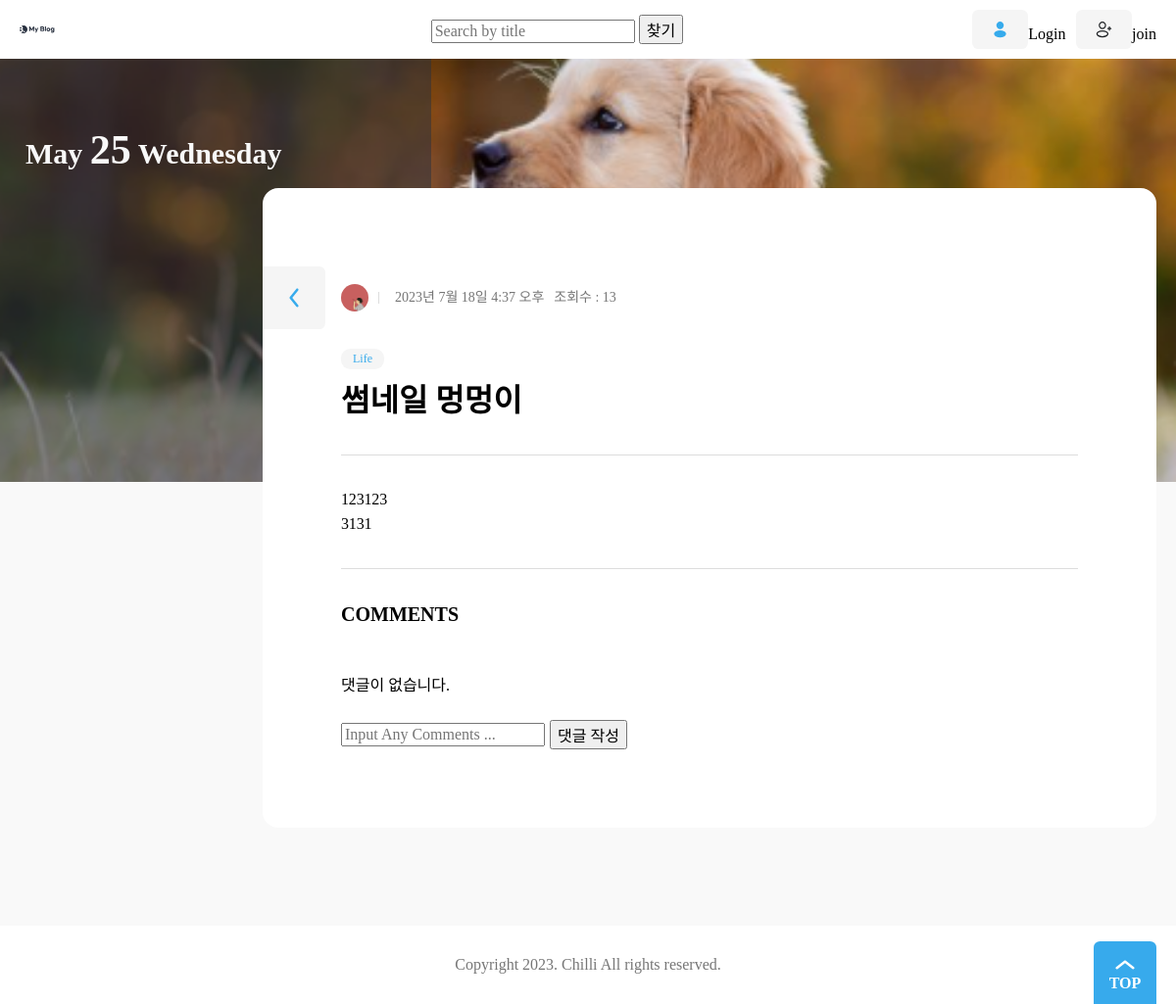
/blog/16/, run on the app's committed database.
### blog/models.py (models this page shows)
class Post(models.Model):
    title = models.CharField(max_length=30)
    content = models.TextField()
    writer = models.ForeignKey(User, on_delete=models.CASCADE)
    status = models.CharField(default='active', max_length=20)
    category = models.CharField(max_length=30)
    thumbnail = models.ImageField(upload_to='blog/media',null=True,blank=True)
    views = models.IntegerField(default=0)
    created_at = models.DateTimeField(auto_now_add=True)
    updated_at = models.DateTimeField(auto_now=True)

### user/models.py (models this page shows)
class Profile(models.Model):
    user = models.OneToOneField('User', on_delete=models.CASCADE)
    name = models.CharField(max_length=50, null=True, blank=True)
    avatarUrl = models.ImageField(upload_to='user/media',null=True)
    aboutMe = models.TextField(null=True, blank=True)
    created_at = models.DateTimeField(auto_now_add=True)
    updated_at = models.DateTimeField(auto_now=True)

### blog/views.py (the view)
# urls.py: path('<int:pk>/', Detail.as_view() , name='detail'),
class Detail(View):
    def get(self, request, pk):
        try:
            post = Post.objects.get(pk=pk)
        except:
            return render(request,'blog/error.html')
        else:
            if post.status == 'active':
                post.views = post.views + 1
                post.save()
                comments = Comment.objects.filter(post=post,status='active')
                comment_form = CommentForm()
                context = {
                    'post': post,
                    'comments': comments,
                    'comment_form': comment_form,
                }
                return render(request,'blog/post_view.html', context)
            return render(request,'blog/error.html')

### blog/forms.py
class CommentForm(forms.ModelForm):
    class Meta:
        model = Comment
        fields = ['content']
        widgets = {
            'content': forms.TextInput(attrs={'placeholder': 'Input Any Comments ...'})
        }

### blog/templates/blog/post_view.html (shortened to what this page needs)
{% extends 'blog/base.html' %}
{% load static %}
{% block content %}
	{% if post.thumbnail %}
	<div class="banner" style="background-image: url({{ post.thumbnail }})">
	{% else %}
	<div class="banner" style="{%static 'blog/images/post-img6.jpg'%}">
	{% endif %}
		<div class="max-width">
			<div class="banner-contents">
				<p class="today">May <em>25</em> Wednesday</p>
			</div>
		</div>
	</div>
	<div class="view">
		<div class="max-width">
			<section class="wrap-box">
				<div class="inner">
					<dl class="author-wrap">
						<dd class="author">
							{% if post.writer.profile.avatarUrl.url %}
								<img src="{{ post.writer.profile.avatarUrl.url }}" alt="" />
							{% else %}
								<img src="{%static 'user/image/basic_profile.jpg'%}" alt=""/>
							{% endif %}
						</dd>
						<dd class="created">{{ post.created_at }}</dd>
						<dd class="views">조회수 : {{ post.views }}</dd>
					</dl>
					<dl class="category">
						<dd>{{ post.category }}</dd>
					</dl>
					<div class="title-wrap">
						<h2>{{ post.title }}</h2>
					</div>
					<hr />
					<div class="view-contents">
						{{ post.content | safe }}
					</div>
					<hr />
					<h3 class='comment_title'>Comments</h3>
					<ul class='post_comments'>
						{% if comments %}
						{% for comment in comments %}
							<li>
								<p>{{ comment.writer }}</p>
								<p>{{ comment.content }}</p>
								<form action="{% url 'blog:cm-delete' pk=comment.pk %}" method="post">
									{% csrf_token %}
									<input type="submit" class="btn btn-outline-success" value="X"></input>
								</form>
							</li>
						{% endfor %}
						{% else %}
							<li>댓글이 없습니다.</li>
						{% endif %}
						</ul>
					<form class='comment_input' style="display: flex; align-items: center;" action="{% url 'blog:cm-write' pk=post.pk %}" method="post">
						{{ comment_form.content }}
						<input style="margin-left: 5px;" type="submit" class="btn btn-outline-success" value="댓글 작성"></input>
					</form>
					<a href="{% url 'blog:list' %}" class="btn-back">
					</a>
				</div>
			</section>
		</div>
	</div>
{% endblock %}

### static/blog/css/global.css (style rules this page uses)
:root { --main-color: rgb(55, 170, 236); --main-rgb: 55, 171, 236; --outline-border: rgb(55, 160, 236); --red-color: rgb(243, 124, 75); --red-rgb: 243, 124, 75; --black-color: #28303f; --white-color: #fff; --gray-color: #767676; --border-color: #ddd; --gray-background-light: #f9f9f9; --gray-background: #f5f5f5; --gray-text: #6f6f6f; --border-radius: 0.4em; }
h1, a, div, p, section, article, input, textarea { box-sizing: border-box; }
a { text-decoration: none; color: inherit; }
html { font-size: 10px; }
body { font-size: 1.6rem; line-height: 1.4; }
input, button { font-size: inherit; font-family: inherit; }
a { border-radius: 0.8rem; overflow: hidden; }
img { vertical-align: bottom; }
body { background: var(--gray-background-light); }
.max-width { width: 1224px; max-width: calc(100% - 4rem); margin: 0 auto; }

### static/blog/css/button.css (style rules this page uses)
.btn-back { width: 6.4rem; height: 6.4rem; border-radius: 0 var(--border-radius) var(--border-radius) 0; background: var(--gray-background) url(../assets/ArrowLeft-blue.svg) no-repeat 50% 50% / 4rem; font-size: 1.6rem; }

### static/blog/css/banner.css (style rules this page uses)
.banner { position: relative; background: url(../assets/background.jpg) no-repeat 50% 50% / cover; height: 27em; margin-bottom: -7em; }
.banner-contents { width: 28rem; padding: 7rem 0 14.5rem; text-align: center; color: var(--gray-background-light); }
.banner-contents::before { content: ""; display: block; position: absolute; top: 0; left: 0; width: calc((100% - 1224px) / 2 + 44rem); height: 100%; background: rgba(40, 48, 63, 0.5); }
.banner-contents > * { position: relative; }
.today { padding-left: 0.8em; font-size: 5rem; font-weight: bold; text-align: left; line-height: 1.1; }
.today em { display: block; font-size: 2em; margin-bottom: -0.15em; }
@media (max-width: 1280px) { .banner-contents::before { width: 44rem; } }
@media (max-width: 1260px) { .today { font-size: 3rem; padding-left: 0.2em; } }
@media (max-width: 1260px) { .today em { display: inline; font-size: 1.4em; } }

### static/blog/css/category.css (style rules this page uses)
.category { display: flex; flex-wrap: wrap; color: var(--main-color); }
.category dd { margin-right: 0.4rem; padding: 0.2rem 1.2rem; border-radius: calc(var(--border-radius) * 2); background: var(--gray-background); font-size: 1.2rem; }

### static/blog/css/author.css (style rules this page uses)
.author-wrap { display: flex; gap: 1rem; color: #767676; font-size: 1.2rem; }
.author-wrap dd { display: flex; align-items: center; gap: 0.6rem; }
.author img { width: 2em; height: 2em; border-radius: 50%; }
.created::before { content: ""; display: block; width: 1px; height: 0.8em; margin-right: 1rem; background: var(--border-color); }

### static/blog/css/wrapbox.css (style rules this page uses)
.wrap-box { position: relative; width: 60rem; max-width: calc(100% - 4rem); margin: -22rem auto 0; padding: 8rem 0; border-radius: var(--border-radius); background: var(--white-color); font-size: 4rem; transition: all 0.3s; }
.wrap-box .inner { width: 39.2rem; max-width: calc(100% - 8rem); margin: 0 auto; font-size: 1.6rem; }
.wrap-box h2 { margin-bottom: 4.8rem; font-size: 3.2rem; font-weight: bold; text-transform: uppercase; }
.wrap-box h3 { margin-bottom: 4.8rem; font-size: 2rem; font-weight: bold; text-transform: uppercase; }
.wrap-box ul { margin-bottom: 2.4rem; }
.mypage .wrap-box, .view .wrap-box, .write .wrap-box { width: 91.2rem; max-width: 100%; margin: -30rem 0 auto auto; padding: 8rem; }
.view .wrap-box .inner, .write .wrap-box .inner { width: 100%; max-width: 100%; }
.wrap-box hr { border: 1px solid var(--border-color); border-width: 1px 0 0 0; margin: 3.2rem 0; }

### static/blog/css/view.css (style rules this page uses)
.view .wrap-box h2 { margin-bottom: 0; }
.view-contents p { font-size: 1.6rem; line-height: 1.6; text-align: justify; letter-spacing: -0.01em; }
.view .wrap-box .author-wrap { height: 6.4rem; font-size: 1.4rem; }
.title-wrap { display: flex; align-items: flex-end; justify-content: space-between; gap: 8rem; margin-bottom: 1rem; font-size: 1.6rem; }
.title-wrap h2 { width: 100%; text-transform: none; }
.title-wrap h2 { font-size: 3.2rem; font-weight: bold; }
.view .wrap-box .btn-back { position: absolute; top: 8rem; left: 0; }
.view .category { margin: 2rem 0 1rem 0; }

### data on the page
Post: writer.profile.avatarUrl (picture), created_at "2023년 7월 18일 4:37 오후", views "13", category "Life", title "썸네일 멍멍이", content "123123 3131"
